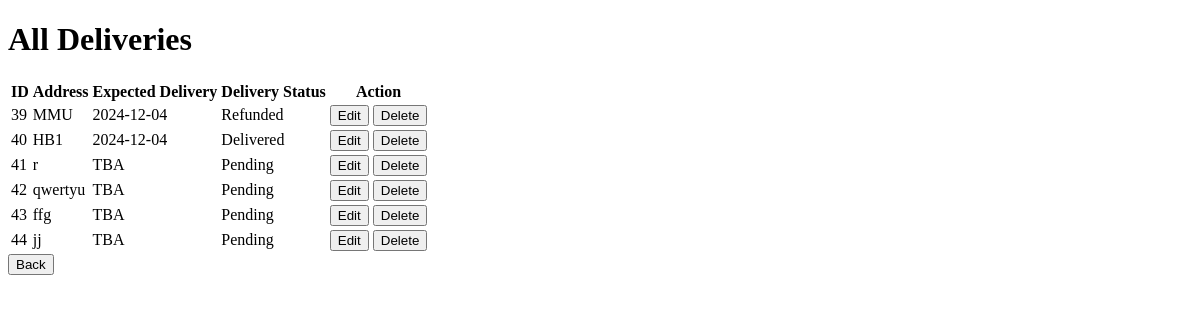
The page /viewdel on the database as committed earlier.
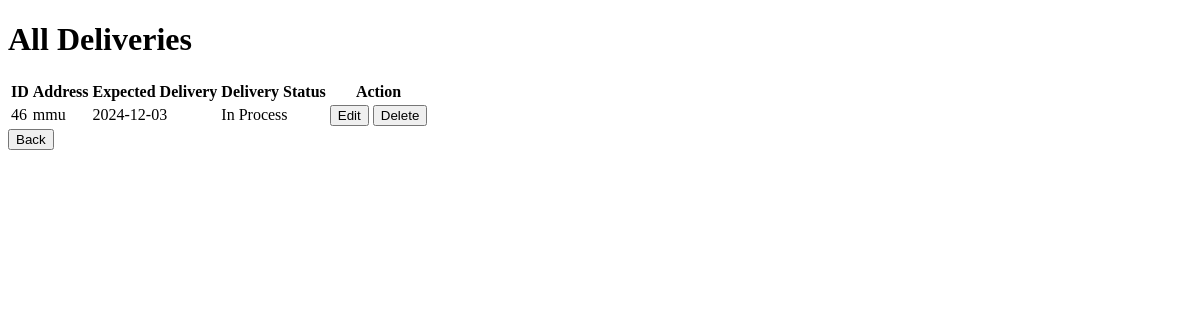
The same page on the database as committed later.
### main.py (models this page shows)
class Delivery(db.Model):
    id = db.Column(db.Integer, primary_key=True)
    customer_id = db.Column(db.Integer, db.ForeignKey('customer.id'), nullable=False)  # Link to customer
    delivery_status = db.Column(db.String(50), default="Pending")
    expected_delivery_date = db.Column(db.String(50), nullable=False)
    address = db.Column(db.String(255), nullable=False)
    customer = db.relationship('customer', backref=db.backref('deliveries', lazy=True))

### main.py (the view)
@tandtweb.route('/viewdel', methods=['GET'])
def view_del():
    delivery_list = Delivery.query.all()
    return render_template('viewdel.html', delivery_list=delivery_list)

### templates/viewdel.html (shortened to what this page needs)
<!DOCTYPE html>
<html lang="en">
<head>
</head>
<body>
    <h1>All Deliveries</h1>
    <table>
        <thead>
            <tr>
                <th>ID</th>
                <th>Address</th>
                <th>Expected Delivery</th>
                <th>Delivery Status</th>
                <th>Action</th>
            </tr>
        </thead>
        <tbody>
            {% for delivery in delivery_list %}
                <tr>
                    <td>{{ delivery.id }}</td>
                    <td>{{ delivery.address }}</td>
                    <td>{{ delivery.expected_delivery_date }}</td>
                    <td>{{ delivery.delivery_status }}</td>
                    <td>
                        <form action="/editdel/{{ delivery.id}}" method="GET" style="display: inline;">
                            <button type="submit">Edit</button>
                        </form>
                        <form action="/deletedelivery/{{ delivery.id }}" method="POST" style="display: inline;"
                        onsubmit="return confirm('Are you sure you want to delete this delivery?')">
                      <button type="submit" >Delete</button>
                  </form>
                    </td>
                </tr>
            {% endfor %}
        </tbody>
    </table>
    <button type="button" onclick="window.location.href='/courierhome'">Back</button>
</body>
</html>

Rows that differ between the two databases and show on the page:
removed Delivery: id "39", address "MMU", expected_delivery_date "2024-12-04", delivery_status "Refunded"
removed Delivery: id "40", address "HB1", expected_delivery_date "2024-12-04", delivery_status "Delivered"
removed Delivery: id "41", address "r", expected_delivery_date "TBA", delivery_status "Pending"
removed Delivery: id "42", address "qwertyu", expected_delivery_date "TBA", delivery_status "Pending"
removed Delivery: id "43", address "ffg", expected_delivery_date "TBA", delivery_status "Pending"
removed Delivery: id "44", address "jj", expected_delivery_date "TBA", delivery_status "Pending"
added Delivery: id "46", address "mmu", expected_delivery_date "2024-12-03", delivery_status "In Process"
